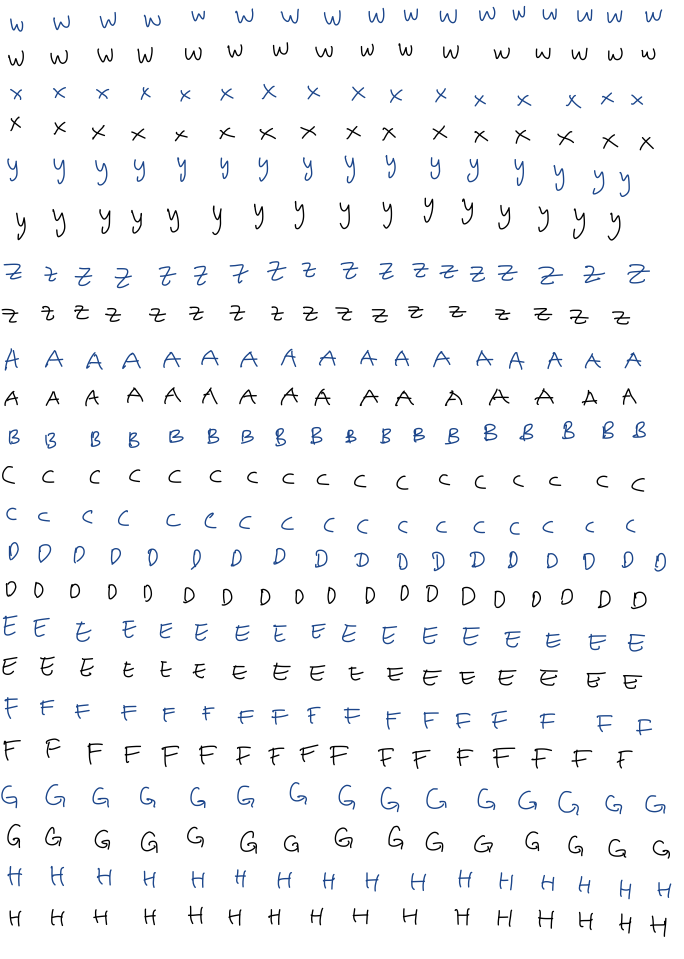
#> input picture HandwritingRecognition/ocr/training/dataset.PNG, 1368 x 1917 px, given in place of miko_dataset.png, which was not available (shown at 1/2 size)
$ python train.py   (older library calls are emulated)
#> lines starting #> are read from the running program, lines starting #| are printed output that depends on the picture; after the words box and inside, x2 and y2 are one past the last pixel; in counts of white or black regions, pixels touching at a corner belong together; pictures that were not available may be replaced by others from this repository, and a replacement may not be noted
### HandwritingRecognition/letters_extractor.py
# Sample code for AI Coursework
# Extracts the letters from a printed page.

# Keep in mind that after you extract each letter, you have to normalise the size.
# You can do that by using scipy.imresize. It is a good idea to train your classifiers
# using a constast size (for example 20x20 pixels)
import time
import numpy as np
import matplotlib.pyplot as plt
import matplotlib.patches as mpatches
from scipy.misc import imread, imresize, imsave
from skimage.morphology import label
from skimage.measure import regionprops
from skimage.transform import resize

class Extract_Letters:
    def extractFile(self, filename):
#> called with filename = './ocr/training/miko_dataset.png'
        image = imread(filename, 1)
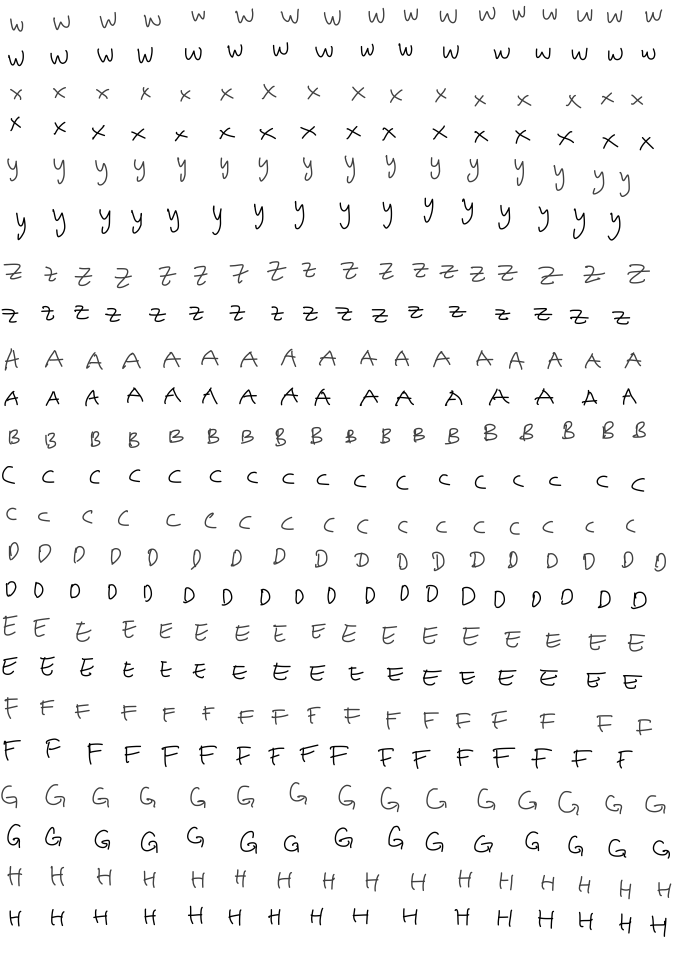
#> image: shape (1917, 1368) float32 (shown at 1/2 size); min 0, max 255, mean 247.2

        # apply threshold in order to make the image binary
        bw = (image < 120).astype(np.float)
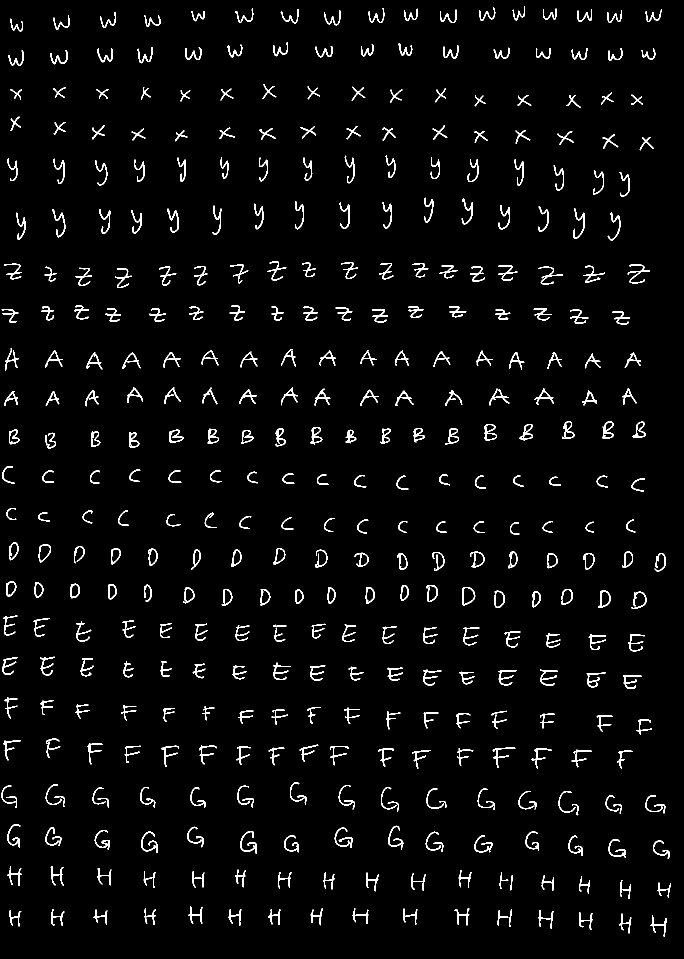
#> bw: shape (1917, 1368) float64 (shown at 1/2 size); values 0 (black) and 1 (white), 3.2% white in thin lines or dots

        # remove artifacts connected to image border
        cleared = bw.copy()
        # clear_border(cleared)

        # label image regions
        label_image = label(cleared, neighbors=8)
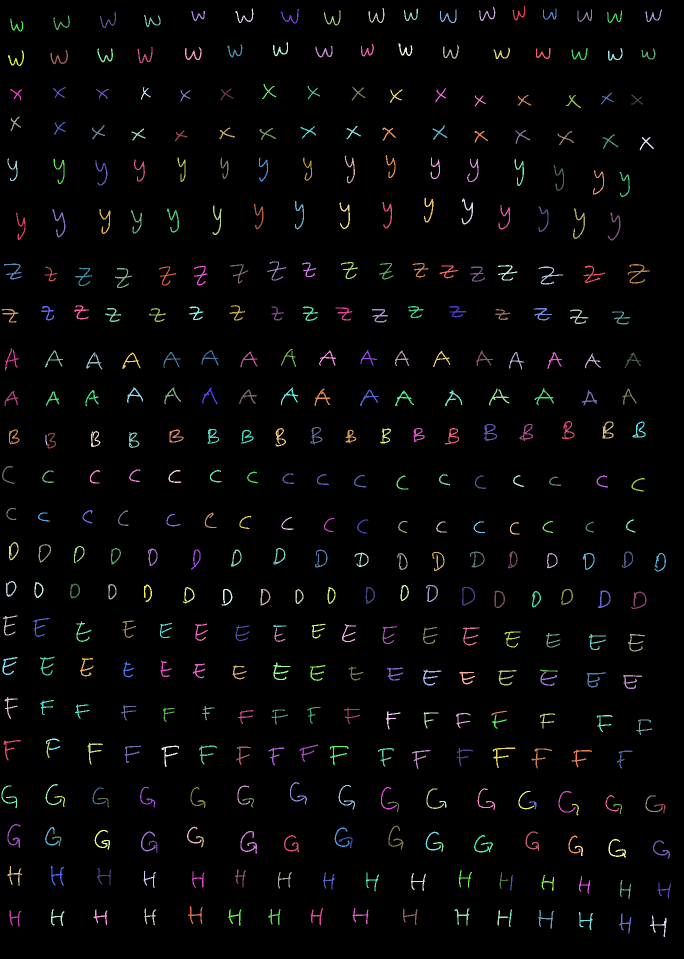
#> label_image: shape (1917, 1368) int64 (shown at 1/2 size); 409 distinct labels, from 0 to 408; one colour per label, 0 black
        borders = np.logical_xor(bw, cleared)
#> borders: shape (1917, 1368) bool; every value is 0
        label_image[borders] = -1

        fig = plt.figure()
        ax = fig.add_subplot(131)
        ax.imshow(bw, cmap='jet')

        letters = list()
        order = list()

        for region in regionprops(label_image):
            minr, minc, maxr, maxc = region.bbox
            # skip small images
            if maxr - minr > len(image) / 150:  # better to use height rather than area.
                rect = mpatches.Rectangle((minc, minr), maxc - minc, maxr - minr,
                                          fill=False, edgecolor='red', linewidth=2)
                order.append(region.bbox)
#> this loop made 408 passes
#> (minr, minc, maxr, maxc) on passes 1 to 3: (12, 1025, 41, 1050), (14, 958, 42, 991), (16, 737, 46, 769)
#> after the loop, order = 402 items, first 6: (12, 1025, 41, 1050), (14, 958, 42, 991), (16, 737, 46, 769), (17, 471, 46, 507), (17, 808, 42, 836), (17, 1086, 39, 1113)

        # sort the detected characters left->right, top->bottom
        lines = list()
        first_in_line = ''
        counter = 0

        # worst case scenario there can be 1 character per line
        for x in range(len(order)):
            lines.append([])
#> after the loop, lines = 402 items, first 6: [], [], [], [], [], []

        for character in order:
            if first_in_line == '':
                first_in_line = character
                lines[counter].append(character)
            elif abs(character[0] - first_in_line[0]) < (first_in_line[2] - first_in_line[0]):
                lines[counter].append(character)
            elif abs(character[0] - first_in_line[0]) > (first_in_line[2] - first_in_line[0]):
                first_in_line = character
                counter += 1
                lines[counter].append(character)
#> this loop made 402 passes
#> first_in_line on passes 1, 18, 34, 50, 64, 66, 82, 98, 116, 133, 150, 166: (12, 1025, 41, 1050), (84, 546, 113, 576), (168, 524, 198, 553), (233, 21, 262, 42), (268, 1205, 298, 1237), (310, 771, 356, 791), (395, 848, 445, 867), (523, 534, 561, 573), (610, 459, 641, 490), (697, 10, 741, 38), (775, 254, 806, 286), (842, 1124, 878, 1149)
#> after the loop, counter = 25

        for x in range(len(lines)):
            lines[x].sort(key=lambda tup: tup[1])

        final = list()
        prev_tr = 0
        prev_line_br = 0

        for i in range(len(lines)):
            for j in range(len(lines[i])):
                tl_2 = lines[i][j][1]
                bl_2 = lines[i][j][0]
                if tl_2 > prev_tr and bl_2 > prev_line_br:
                    tl, tr, bl, br = lines[i][j]
                    letter_raw = bw[tl:bl, tr:br]
                    letter_norm = resize(letter_raw, (20, 20))
                    final.append(letter_norm)
                    prev_tr = lines[i][j][3]
                if j == (len(lines[i]) - 1):
                    prev_line_br = lines[i][j][2]
            prev_tr = 0
            tl_2 = 0
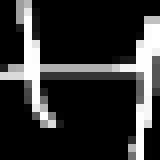
#> letter_norm: shape (20, 20) float64 (shown 8 times larger); min 0, max 1, mean 0.19
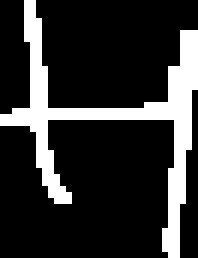
#> letter_raw: shape (43, 33) float64 (shown 6 times larger); values 0 (black) and 1 (white), 18.9% white; 1 white region, box (x1, y1, x2, y2) and area: (0, 0, 33, 43) 268
#> after the loop, bl = 1874; br = 1333; final = 375 items; tl = 1831; tr = 1300

        print ('Characters recognized: ' + str(len(final)))
#| Characters recognized: 375
        return final

    def __init__(self):
        print("Extracting characters...")

### HandwritingRecognition/train.py
import time
import numpy as np
import matplotlib.pyplot as plt
import matplotlib.patches as mpatches
from scipy.misc import imread,imresize,imsave
from skimage.segmentation import clear_border
from skimage.morphology import label
from skimage.measure import regionprops
from letters_extractor import Extract_Letters

start_time = time.time()
extract = Extract_Letters()
training_files = ['./ocr/training/miko_dataset.png', './ocr/training/velia_dataset.png','./ocr/training/caroline_dataset.png',
                  './ocr/training/edrik_dataset.png']

folder_string = 'abcdefghijklmnopqrstuvwxyzabcdefghijklmnopqrstuvwxyz123456789'
name_counter = 600
for files in training_files:
    letters = extract.extractFile(files)
#> letters = 375 items
    string_counter = 0

    for i in letters:
        if string_counter > 60:
            string_counter = 0
        imsave('./training_type/' + str(folder_string[string_counter]) + '/' + str(name_counter) + '_snippet.png', i)

        string_counter += 1
        name_counter += 1
#> this loop made 375 passes
#> string_counter on passes 1 to 12: 1, 2, 3, 4, 5, 6, 7, 8, 9, 10, 11, 12
#> pass 1, `imsave('./training_type/' + str(folder_string[string_counter]) + '/' +..`:
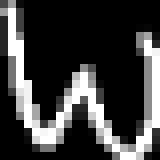
#> saved as 600_snippet.png: PIL image 20x20 L (shown 8 times larger); min 0, max 255, mean 61.7
#> pass 2 of the loop `for files in training_files:`:
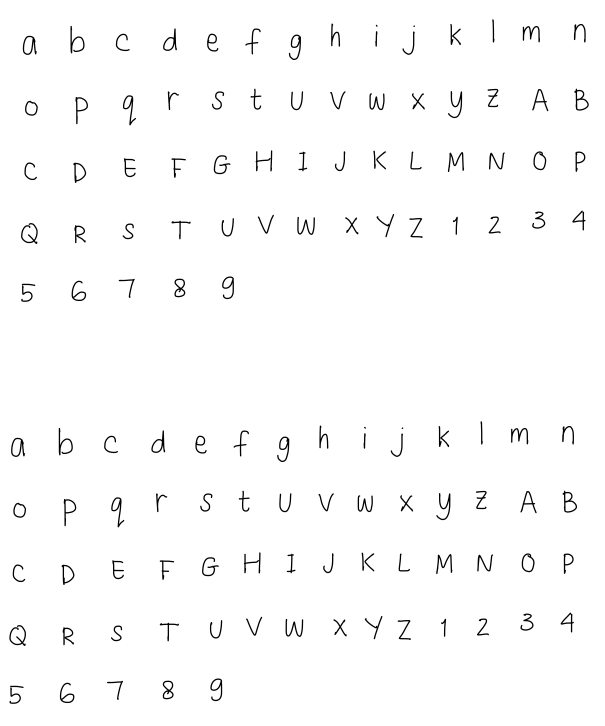
#> input picture HandwritingRecognition/ocr/training/velia_dataset.png, 1209 x 1452 px (shown at 1/2 size)
#> image: shape (1452, 1209) float32
#> bw: shape (1452, 1209) float64; values 0 (black) and 1 (white), 1.6% white in thin lines or dots
#> in extractFile (call 2), `label_image = label(cleared, neighbors=8)`:
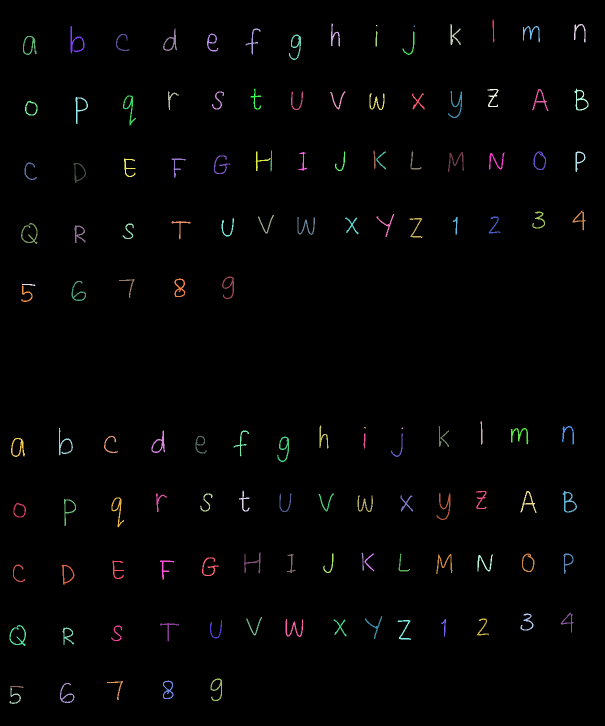
#> label_image: shape (1452, 1209) int64 (shown at 1/2 size); 132 distinct labels, from 0 to 131; one colour per label, 0 black
#> borders: shape (1452, 1209) bool; every value is 0
#> the loop in extractFile (call 2), `for region in regionprops(label_image):` made 131 passes
#> the loop in extractFile (call 2), `for x in range(len(order)):` made 125 passes
#> the loop in extractFile (call 2), `for character in order:` made 125 passes
#> character on passes 1 to 8: (39, 985, 85, 989), (47, 662, 93, 680), (48, 901, 90, 922), (48, 1148, 85, 1171), (52, 141, 107, 169), (52, 1046, 85, 1080), (57, 326, 102, 354), (57, 491, 109, 521)
#> the loop in extractFile (call 2), `for x in range(len(lines)):` made 125 passes
#> the loop in extractFile (call 2), `for i in range(len(lines)):` made 125 passes
#| Characters recognized: 123
#> the loop `for i in letters:` made 123 passes
#> pass 2, `imsave('./training_type/' + str(folder_string[string_counter]) + '/' +..`:
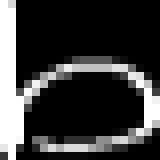
#> saved as 976_snippet.png: PIL image 20x20 L (shown 8 times larger); min 0, max 255, mean 58.1
#> pass 3 of the loop `for files in training_files:`:
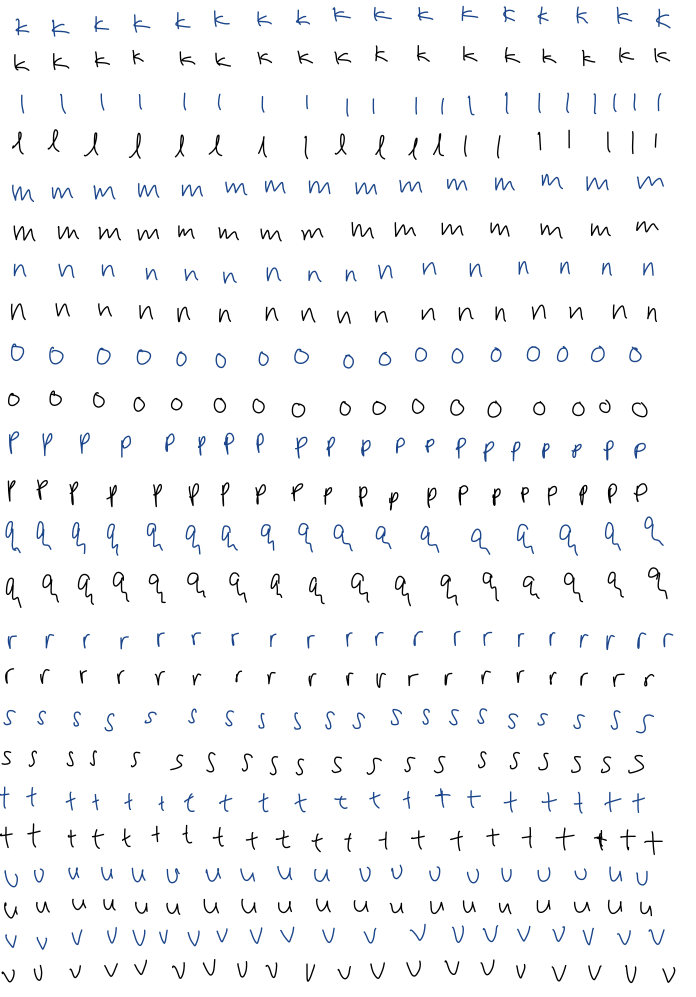
#> input picture HandwritingRecognition/ocr/training/dataset1.PNG, 1392 x 1993 px, given in place of caroline_dataset.png, which was not available (shown at 1/2 size)
#> image: shape (1993, 1392) float32
#> bw: shape (1993, 1392) float64; values 0 (black) and 1 (white), 3% white in thin lines or dots
#> in extractFile (call 3), `label_image = label(cleared, neighbors=8)`:
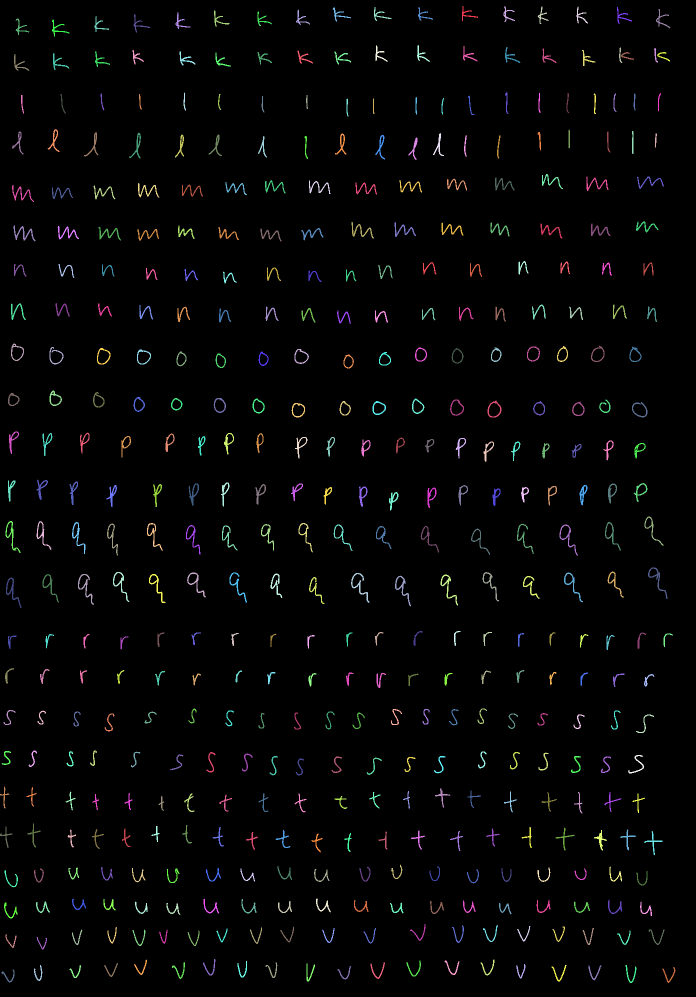
#> label_image: shape (1993, 1392) int64 (shown at 1/2 size); 445 distinct labels, from 0 to 444; one colour per label, 0 black
#> borders: shape (1993, 1392) bool; every value is 0
#> the loop in extractFile (call 3), `for character in order:` made 444 passes
#> character on passes 1 to 3: (12, 924, 42, 956), (13, 1007, 44, 1030), (13, 1075, 48, 1097)
#| Characters recognized: 440
#> the loop `for i in letters:` made 440 passes
#> pass 2, `imsave('./training_type/' + str(folder_string[string_counter]) + '/' +..`:
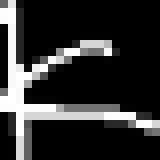
#> saved as 1099_snippet.png: PIL image 20x20 L (shown 8 times larger); min 0, max 255, mean 47.7
#> the loop made 4 passes; the first 3 are shown

print (time.time() - start_time, "seconds" )
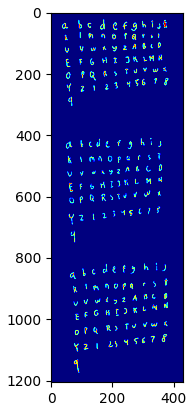
#> figure drawn by matplotlib, 1 panel
